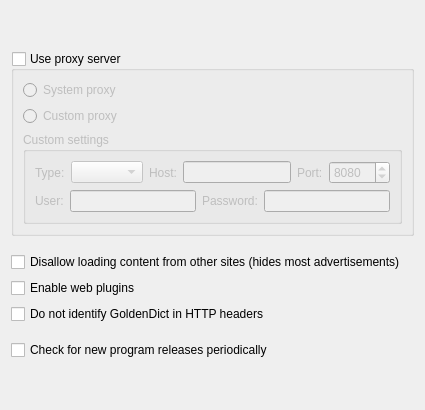
     <widget class="QWidget" name="tab_3">
      <attribute name="icon">
       <iconset resource="resources.qrc">
        <normaloff>:/icons/network.png</normaloff>:/icons/network.png</iconset>
      </attribute>
      <attribute name="title">
       <string>&amp;Network</string>
      </attribute>
      <layout class="QVBoxLayout" name="verticalLayout_9">
       <item>
        <spacer name="verticalSpacer_5">
         <property name="orientation">
          <enum>Qt::Vertical</enum>
         </property>
         <property name="sizeHint" stdset="0">
          <size>
           <width>20</width>
           <height>40</height>
          </size>
         </property>
        </spacer>
       </item>
       <item>
        <widget class="QGroupBox" name="useProxyServer">
         <property name="toolTip">
          <string>Enable if you wish to use a proxy server
for all program's network requests.</string>
         </property>
         <property name="title">
          <string>Use proxy server</string>
         </property>
         <property name="checkable">
          <bool>true</bool>
         </property>
         <property name="checked">
          <bool>false</bool>
         </property>
         <layout class="QVBoxLayout" name="verticalLayout_6">
          <item>
           <widget class="QRadioButton" name="systemProxy">
            <property name="text">
             <string>System proxy</string>
            </property>
           </widget>
          </item>
          <item>
           <widget class="QRadioButton" name="customProxy">
            <property name="text">
             <string>Custom proxy</string>
            </property>
           </widget>
          </item>
          <item>
           <widget class="QGroupBox" name="customSettingsGroup">
            <property name="title">
             <string>Custom settings</string>
            </property>
            <layout class="QVBoxLayout" name="verticalLayout_18">
             <item>
              <layout class="QHBoxLayout" name="horizontalLayout_3">
               <item>
                <widget class="QLabel" name="label">
                 <property name="text">
                  <string>Type:</string>
                 </property>
                </widget>
               </item>
               <item>
                <widget class="QComboBox" name="proxyType"/>
               </item>
               <item>
                <widget class="QLabel" name="label_3">
                 <property name="text">
                  <string>Host:</string>
                 </property>
                </widget>
               </item>
               <item>
                <widget class="QLineEdit" name="proxyHost"/>
               </item>
               <item>
                <widget class="QLabel" name="label_2">
                 <property name="text">
                  <string>Port:</string>
                 </property>
                </widget>
               </item>
               <item>
                <widget class="QSpinBox" name="proxyPort">
                 <property name="maximum">
                  <number>65535</number>
                 </property>
                 <property name="value">
                  <number>8080</number>
                 </property>
                </widget>
               </item>
              </layout>
             </item>
             <item>
              <layout class="QHBoxLayout" name="horizontalLayout_2">
               <item>
                <widget class="QLabel" name="label_4">
                 <property name="text">
                  <string>User:</string>
                 </property>
                </widget>
               </item>
               <item>
                <widget class="QLineEdit" name="proxyUser"/>
               </item>
               <item>
                <widget class="QLabel" name="label_5">
                 <property name="text">
                  <string>Password:</string>
                 </property>
                </widget>
               </item>
               <item>
                <widget class="QLineEdit" name="proxyPassword">
                 <property name="echoMode">
                  <enum>QLineEdit::Password</enum>
                 </property>
                </widget>
               </item>
              </layout>
             </item>
            </layout>
           </widget>
          </item>
         </layout>
        </widget>
       </item>
       <item>
        <spacer name="verticalSpacer_14">
         <property name="orientation">
          <enum>Qt::Vertical</enum>
         </property>
         <property name="sizeType">
          <enum>QSizePolicy::Fixed</enum>
         </property>
         <property name="sizeHint" stdset="0">
          <size>
           <width>20</width>
           <height>10</height>
          </size>
         </property>
        </spacer>
       </item>
       <item>
        <widget class="QCheckBox" name="disallowContentFromOtherSites">
         <property name="toolTip">
          <string>Enabling this would make GoldenDict block most advertisements
by disallowing content (images, frames) not originating from the site
you are browsing. If some site breaks because of this, try disabling this.</string>
         </property>
         <property name="text">
          <string>Disallow loading content from other sites (hides most advertisements)</string>
         </property>
        </widget>
       </item>
       <item>
        <widget class="QCheckBox" name="enableWebPlugins">
         <property name="toolTip">
          <string>Enabling this would allow to listen to sound pronunciations from
online dictionaries that rely on Flash or other web plugins.
Plugin must be installed for this option to work.</string>
         </property>
         <property name="text">
          <string>Enable web plugins</string>
         </property>
        </widget>
       </item>
       <item>
        <widget class="QCheckBox" name="hideGoldenDictHeader">
         <property name="toolTip">
          <string>Some sites detect GoldenDict via HTTP headers and block the requests.
Enable this option to workaround the problem.</string>
         </property>
         <property name="text">
          <string>Do not identify GoldenDict in HTTP headers</string>
         </property>
        </widget>
       </item>
       <item>
        <spacer name="verticalSpacer_10">
         <property name="orientation">
          <enum>Qt::Vertical</enum>
         </property>
         <property name="sizeType">
          <enum>QSizePolicy::Fixed</enum>
         </property>
         <property name="sizeHint" stdset="0">
          <size>
           <width>20</width>
           <height>10</height>
          </size>
         </property>
        </spacer>
       </item>
       <item>
        <widget class="QCheckBox" name="checkForNewReleases">
         <property name="toolTip">
          <string>When this is enabled, the program periodically
checks if a new, updated version of GoldenDict
is available for download. If it is so, the program
informs the user about it and prompts to open a
download page.</string>
         </property>
         <property name="text">
          <string>Check for new program releases periodically</string>
         </property>
        </widget>
       </item>
       <item>
        <spacer name="verticalSpacer_3">
         <property name="orientation">
          <enum>Qt::Vertical</enum>
         </property>
         <property name="sizeHint" stdset="0">
          <size>
           <width>20</width>
           <height>39</height>
          </size>
         </property>
        </spacer>
       </item>
      </layout>
     </widget>
